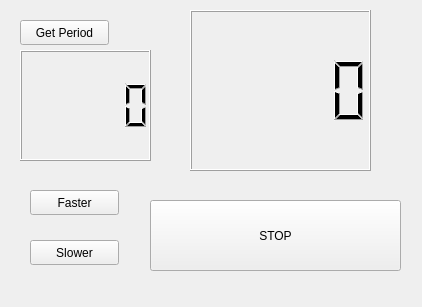
<?xml version="1.0" encoding="UTF-8"?>
<ui version="4.0">
 <class>Counter</class>
 <widget class="QWidget" name="Counter">
  <property name="geometry">
   <rect>
    <x>0</x>
    <y>0</y>
    <width>422</width>
    <height>307</height>
   </rect>
  </property>
  <property name="windowTitle">
   <string>Counter</string>
  </property>
  <widget class="QPushButton" name="button">
   <property name="geometry">
    <rect>
     <x>150</x>
     <y>200</y>
     <width>251</width>
     <height>71</height>
    </rect>
   </property>
   <property name="text">
    <string>STOP</string>
   </property>
  </widget>
  <widget class="QLCDNumber" name="lcdNumber">
   <property name="geometry">
    <rect>
     <x>190</x>
     <y>10</y>
     <width>181</width>
     <height>161</height>
    </rect>
   </property>
  </widget>
  <widget class="QPushButton" name="faster_button">
   <property name="geometry">
    <rect>
     <x>30</x>
     <y>190</y>
     <width>89</width>
     <height>25</height>
    </rect>
   </property>
   <property name="text">
    <string>Faster</string>
   </property>
  </widget>
  <widget class="QPushButton" name="slower_button">
   <property name="geometry">
    <rect>
     <x>30</x>
     <y>240</y>
     <width>89</width>
     <height>25</height>
    </rect>
   </property>
   <property name="text">
    <string>Slower</string>
   </property>
  </widget>
  <widget class="QPushButton" name="get_period">
   <property name="geometry">
    <rect>
     <x>20</x>
     <y>20</y>
     <width>89</width>
     <height>25</height>
    </rect>
   </property>
   <property name="text">
    <string>Get Period</string>
   </property>
  </widget>
  <widget class="QLCDNumber" name="lcdPeriod">
   <property name="geometry">
    <rect>
     <x>20</x>
     <y>50</y>
     <width>131</width>
     <height>111</height>
    </rect>
   </property>
  </widget>
 </widget>
 <resources/>
 <connections/>
</ui>
